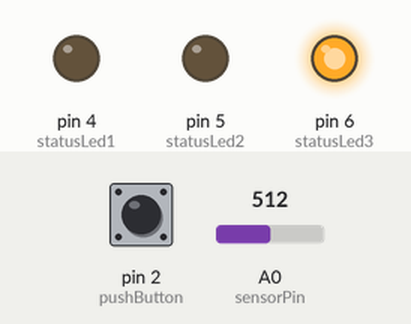
A sketch run on a simulated Arduino Uno, built with avr-gcc and run on an emulated ATmega328P. Shown: output pins drawn as LEDs (lit = HIGH). The test bench sets the inputs (shaded band); at power-on: pin 2 (pushButton) HIGH, A0 (sensorPin) = 512. EEPROM starts erased; what the sketch prints to the serial monitor is not drawn.

Above: at 0.1 s.
At 14.9 s:
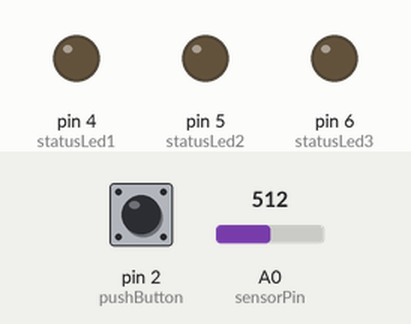
At 29.8 s:
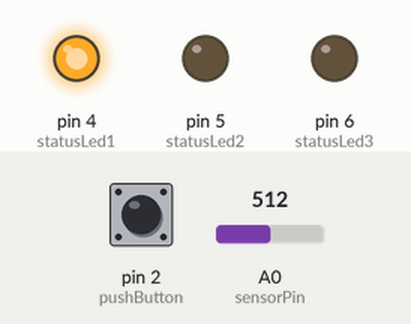
Timing chart, 0 to 31.3 s (numbered marks = the images above):
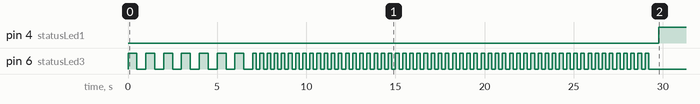

The sketch:

MQ135_FunzionamentoEsercizio.ino
```cpp
#include <EEPROM.h>

#define RISCALDAMENTO 1
#define CALIBRAZIONE 2
#define FUNZIONAMENTO 3

// Dati del riscaldamento
//unsigned long tempoDiRiscaldamento = 600000;              // 10 minuti - ma deve essere almeno 24 ore
unsigned long tempoDiRiscaldamento = 6000;
int tempoLampeggiamentoRiscaldamento = 500;               // Mezzo secondo

// Dati della calibrazione
//unsigned long tempoTraCalibrazioni = 300000;              // 5 minuti
unsigned long tempoTraCalibrazioni = 3000;
int tempoLampeggiamentoCalibrazione = 200;               // 2 decimi di secondo
const int numeroLettureCalibrazione = 7;
float lettureCalibrazione[numeroLettureCalibrazione];
int numeroLettura = 0;

// Dati dello stato Funzionamento
float valoreLettura;                                        // Valore letto dal sensore
float valorePpm;
int buttonVal;

// Variabili di calibrazione
float ro = 0;                                               // Resistenza di Calibrazione
const float ppm = 398.78;
const float a = 116.6020682;
const float b = -2.769034857;
float voltage;
float rs;

// variabili usate per controllare il passare del tempo
unsigned long startTime;
unsigned long readingTime;

// Stato
int status[] = {RISCALDAMENTO, CALIBRAZIONE, FUNZIONAMENTO};
int currentStatus = 0;

// Pin
int statusLed1 = 4;
int statusLed2 = 5;
int statusLed3 = 6;
int sensorPin = A0;
int pushButton = 2;

void setup() {
    Serial.begin(9600);

    pinMode(statusLed1, OUTPUT);
    pinMode(statusLed2, OUTPUT);
    pinMode(statusLed3, OUTPUT);
    pinMode(pushButton, INPUT_PULLUP);

    startTime = millis();

    int value = EEPROM.read(0);
    Serial.print("value = ");
    Serial.println(value);
    if( value == 'C' ){
      Serial.print("Already calibrated!!!");
      currentStatus=2;
      ro = readRo();
      Serial.print("ro = ");
      Serial.println(ro);
    }
}

void loop() {
  switch (status[currentStatus]) {
    case RISCALDAMENTO:
      if((millis() - startTime) < tempoDiRiscaldamento){
        lampeggia(tempoLampeggiamentoRiscaldamento);
      } else {
        currentStatus++;
        readingTime = millis();
      }
      break;

    case CALIBRAZIONE:
      if((millis() - readingTime) < tempoTraCalibrazioni){
        lampeggia(tempoLampeggiamentoCalibrazione);
      } else {
        lettureCalibrazione[numeroLettura] = analogRead(sensorPin);

        numeroLettura++;
        Serial.print("Lettura numero ");
        Serial.println(numeroLettura);

        if(numeroLettura < numeroLettureCalibrazione){
          readingTime = millis();
        } else {
          float valoreMedio = 0;
          float resistenza;
          for(int numeroLettura=0; numeroLettura < numeroLettureCalibrazione; numeroLettura++){
            Serial.print("lettureCalibrazione[numeroLettura] = ");
            Serial.println(lettureCalibrazione[numeroLettura]);
            valoreMedio+=lettureCalibrazione[numeroLettura];
          }
          valoreMedio = valoreMedio / numeroLettureCalibrazione;
          Serial.print("valoreMedio = ");
          Serial.println(valoreMedio);

          voltage = (valoreMedio / 1024.0) * 5.0;
          Serial.print("voltage = ");
          Serial.println(voltage);

          rs = 10000 * ((5 / voltage ) - 1);
          Serial.print("rs = ");
          Serial.println(rs);

          ro = rs * pow( (a / ppm) , (1 / b ) );
          Serial.print("ro = ");
          Serial.println(ro);
          currentStatus++;

          // Salvo il dato di calibrazione nella EEPROM
          EEPROM.write(0, 'C');
          writeRo(ro);
        }
      }
      break;

    case FUNZIONAMENTO:
      digitalWrite(statusLed1, HIGH);
      digitalWrite(statusLed2, LOW);
      digitalWrite(statusLed3, LOW);

      buttonVal = digitalRead(pushButton);
      if (buttonVal == LOW) {

        Serial.println("Resetted");
      } else {
        valoreLettura = analogRead(sensorPin);
        Serial.print("valoreLettura = ");
        Serial.println( valoreLettura );

        voltage = (valoreLettura / 1024.0) * 5.0;
        Serial.print("voltage = ");
        Serial.println(voltage);

        rs = 10000 * ((5 / voltage ) - 1);
        Serial.print("rs = ");
        Serial.println(rs);

        valorePpm = a * pow( (rs / ro), b);
        Serial.print("valorePpm = ");
        Serial.println(valorePpm);

        if( valorePpm > 800 ) {
          digitalWrite(statusLed2, HIGH);
        }
        if( valorePpm > 1000 ) {
          digitalWrite(statusLed3, HIGH);
        }
      }
      delay(10);
      break;

    default:
      Serial.println("Stato sconosciuto!!!!");
      delay(1000);
  }
}

void lampeggia(unsigned long tempo) {
  digitalWrite(statusLed3, HIGH);
  delay(tempo);
  digitalWrite(statusLed3, LOW);
  delay(tempo);
}

void writeRo(float ro){
  union {
    byte b[4];
    float f;
  } data;

  data.f = ro;

  for(int i=0; i<4; i++){
    EEPROM.write(i+1, data.b[i]);
  }
}

float readRo(){
  union {
    byte b[4];
    float f;
  } data;

  for(int i=0; i<4; i++){
    data.b[i] = EEPROM.read(i+1);
  }

  return data.f;
}
```

Measured:
- by itself, pin 4 (statusLed1): LOW → HIGH at 29.8 s
- by itself, pin 6 (statusLed3): goes 7 × (HIGH 0.50 s, LOW 0.50 s), 55 × (HIGH 0.20 s, LOW 0.20 s), HIGH 0.20 s, then LOW
